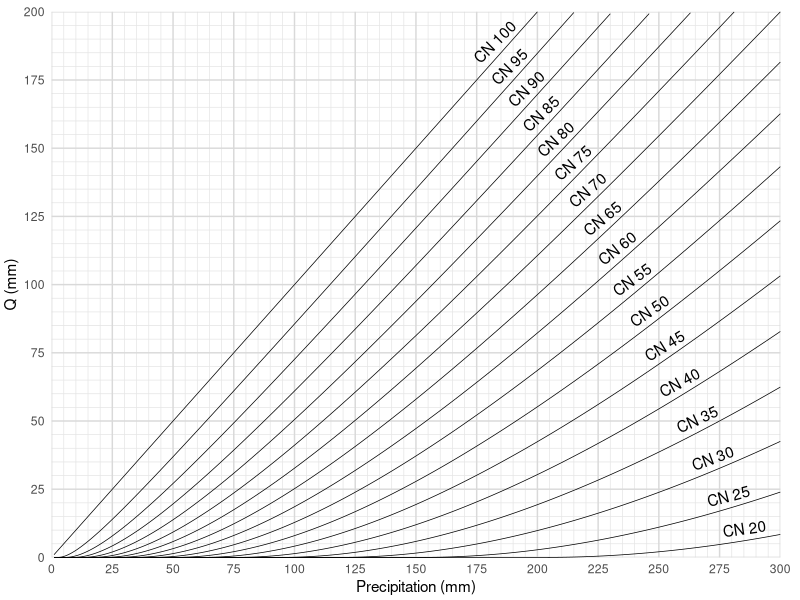
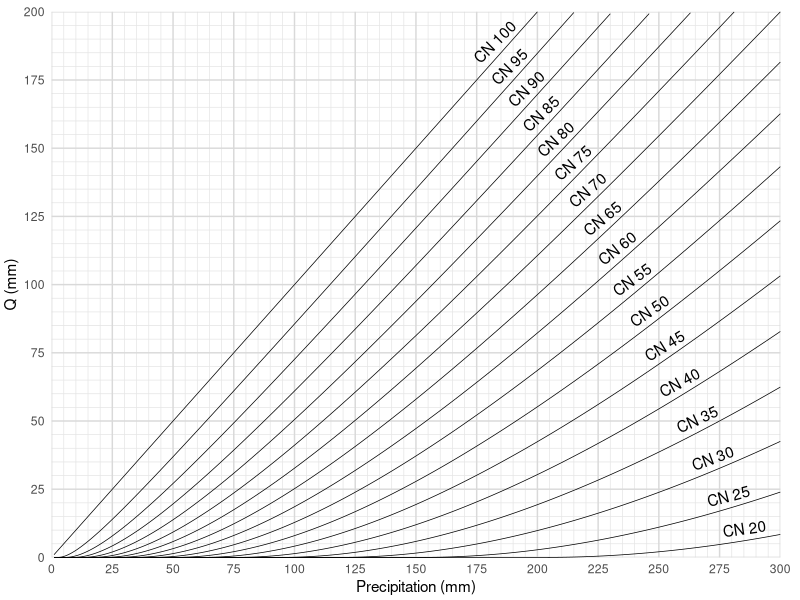
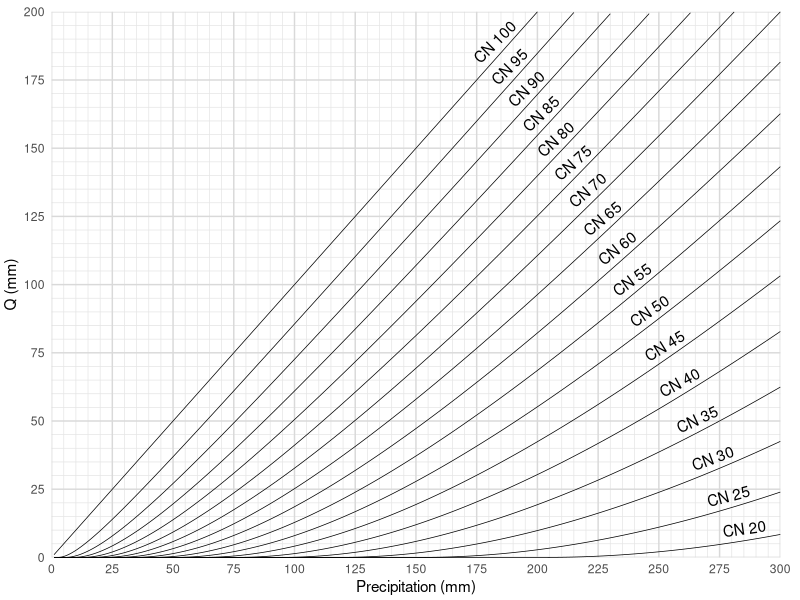
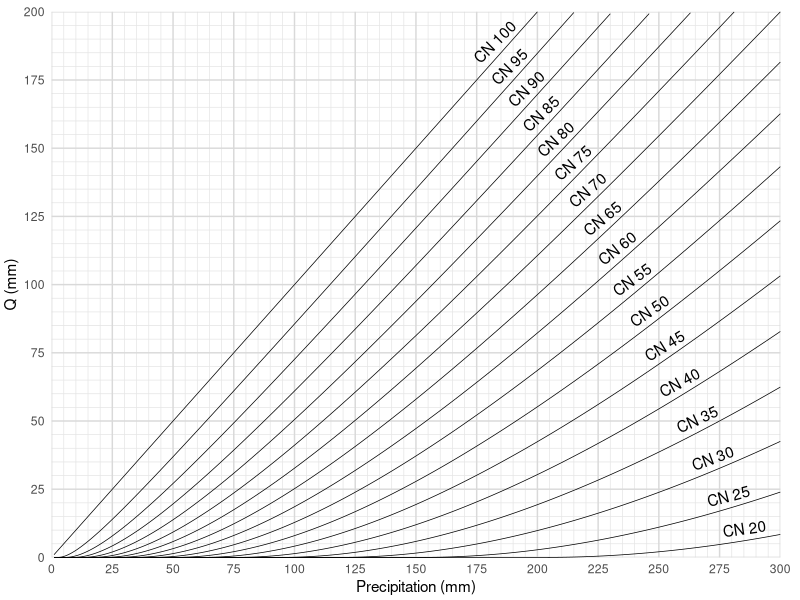

Generate these figures, in order, with R:
## ---- chunk 1
knitr::opts_chunk$set(echo = TRUE, message = FALSE, warning = FALSE)

library(tidyverse)
library(scales)
library(ggrepel)

## ---- chunk 2

# create a sequence of precip from 1 to 300 mm by 1 mm increments
# create data for all of the curve numbers and make a long dataframe
cn_data <- data.frame(precip_mm = seq(from = 1, to = 300, by = 1)) %>% 
  mutate(cn_20 = 20, cn_25 = 25, cn_30 = 30, cn_35 = 35, cn_40 = 40, 
         cn_45 = 45, cn_50 = 50, cn_55 = 55, cn_60 = 60, cn_65 = 65, 
         cn_70 = 70, cn_75 = 75, cn_80 = 80, cn_85 = 85, cn_90 = 90,
         cn_95 = 95, cn_100 = 100) %>%
  gather(key = cn, value = cn_value, -precip_mm) %>%
  mutate(S = 25400/cn_value - 254) %>%
  mutate(Q = ifelse(test = precip_mm > 0.2 * S, 
                    yes = ((precip_mm - 0.2 * S)^2)/(precip_mm + 0.8 * S), 
                    no = 0)) %>%
  mutate(Q = round(Q, 3)) %>%
  mutate(cn = paste('CN', cn_value))

# this is a little verbose but works
cn_points <- cn_data %>% filter(precip_mm >= 170 & precip_mm <= 190) %>%
  filter(precip_mm == 190) %>%
  arrange(desc(cn_value)) %>%
  mutate(point_placement = 180) %>%
  mutate(point_placement_incriment = 6.25) %>%
  mutate(point_placement_final = cumsum(point_placement_incriment) + point_placement) %>%
  mutate(point_placement_final = round(point_placement_final, 0))

# create a new set of points for angeled labels
new_points <- cn_points %>% select(cn, cn_value, point_placement_final)

# combine the new points with all of the data to find the slope at the new points
new_points_data <- left_join(cn_data, new_points) %>%
  filter(precip_mm >= (point_placement_final - 5) & precip_mm <= (point_placement_final + 5)) %>%
  group_by(cn) %>%
  # calculate max and min for slope
  mutate(max_p = max(precip_mm), min_p = min(precip_mm),
         max_q = max(Q), min_q = min(Q)) %>%
  mutate(rise = max_q - min_q,
         run = max_p - min_p) %>%
  mutate(slope = rise / run) %>%
  # convert slope of lines to degrees
  mutate(degrees = atan(slope) * 180/pi) %>%
  filter(precip_mm == point_placement_final) %>%
  ungroup()

## ---- chunk 3

ggplot(data = cn_data, aes(x = precip_mm, y = Q, group = cn)) +
  geom_line(size = 0.25) +
  #theme_bw() +
  theme_minimal() +
  geom_text(data = new_points_data, aes(x = precip_mm, y = Q, label = cn, angle = degrees), 
            vjust = -0.5, check_overlap = TRUE) +
  scale_y_continuous(breaks = seq(from = 0, to = 300, by = 25), 
                     limits = c(0, 200), expand = c(0,0),
                     minor_breaks = seq(0, 200, 5)) +
  scale_x_continuous(breaks = seq(from = 0, to = 300, by = 25), 
                     limits = c(0, 300), expand = c(0,0),
                     minor_breaks = seq(0, 300, 5)) +
  labs(x = 'Precipitation (mm)', y = 'Q (mm)') +
  theme(plot.margin=margin(t=0.3,r=0.5,b=0.1,l=0.1,unit="cm"),
        panel.grid.major = element_line(colour = "grey85"),
        panel.grid.minor = element_line(colour = "grey90"))

## ---- chunk 4

ggsave(file = 'curve_number_graph.pdf', width = 20, height = 13, units = 'cm')
ggsave(file = 'curve_number_graph.tiff', width = 20, height = 13, units = 'cm')
ggsave(file = 'curve_number_graph.png', width = 20, height = 13, units = 'cm')

